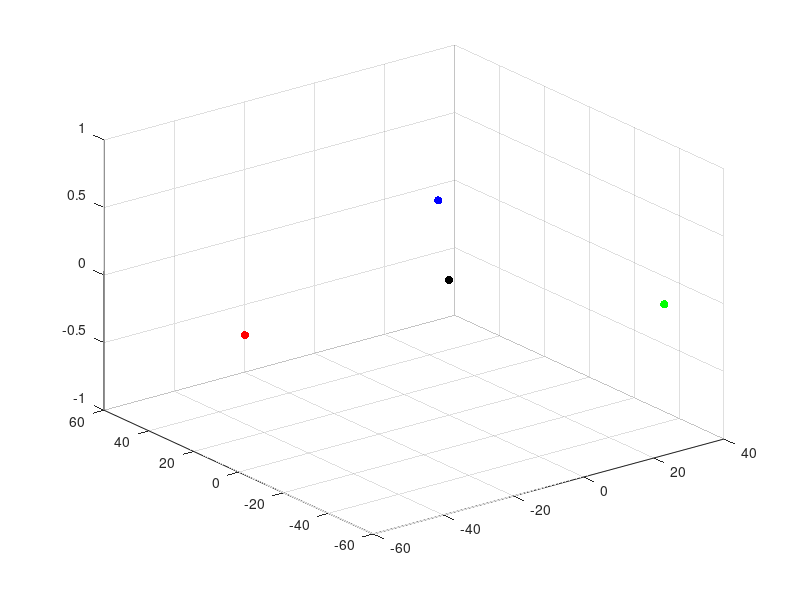

Reproduce this figure in MATLAB. (Note: this script raises an error after producing the figure.)
clear;
close all;
clc;

% CONSTANTS
R_b = 58.19;
R_p = 84.00;
L1 = 80;
L2 = 80;

% COORDINATE OF POINTS ON BASE
base_c = [0, 0, 0];

M1 = [R_b * cos(pi); R_b * sin(pi); 0];
M2 = [R_b * cos(5*pi/3); R_b * sin(5*pi/3); 0];
M3 = [R_b * cos(pi/3); R_b * sin(pi/3); 0];


% HEIGHT AND NORMAL VECTOR
h = 100;
% n = [0.25, 0.25, 1];
n = [0, 0, 1];
n = n/norm(n);

% BALL JOINT COORDINATES
B1 = [
    -n(3)*R_p/sqrt(n(1)^2 + n(3)^2); 
    0;
    h + n(1)*R_p/sqrt(n(1)^2 + n(3)^2)
    ];

B2 = [
    n(3)*R_p/sqrt(4*n(3)^2 + (n(2)*sqrt(3) - n(1))^2);
    - sqrt(3) * n(3) * R_p / sqrt(4*n(3)^2 + (n(2)*sqrt(3) - n(1))^2);
    h + R_p * (n(2) * sqrt(3) - n(1)) / sqrt(4*n(3)^2 + (n(2)*sqrt(3) - n(1))^2);
    ];

B3 = [
    n(3)*R_p/sqrt(4*n(3)^2 + (n(2)*sqrt(3) + n(1))^2);
    sqrt(3) * n(3) * R_p / sqrt(4*n(3)^2 + (n(2)*sqrt(3) + n(1))^2);
    h - R_p * (n(2) * sqrt(3) + n(1)) / sqrt(4*n(3)^2 + (n(2)*sqrt(3) + n(1))^2);
    ];

% REACHABILITY
assert(norm(B1-M1)<L1+L2 & norm(B1-M1)>abs(L1-L2));
assert(norm(B2-M2)<L1+L2 & norm(B2-M2)>abs(L1-L2));
assert(norm(B3-M3)<L1+L2 & norm(B3-M3)>abs(L1-L2));


% PLOT
figure;
xlim([-2, 2]);
ylim([-2, 2]);
zlim([-1, 4]);
axis equal;

% Elements on base
scatter3(base_c(1), base_c(2), base_c(3), 'k', 'filled'); hold on;
scatter3(M1(1), M1(2), M1(3), 'r', 'filled'); hold on;
scatter3(M2(1), M2(2), M2(3), 'g', 'filled'); hold on;
scatter3(M3(1), M3(2), M3(3), 'b', 'filled'); hold on;
plotCircle3D(base_c, [0, 0, 1], R_b, 'k-'); hold on;

% Planes

% B1 plane
% [x z] = meshgrid(-2:2:0, -1:5:4);
% y = z * 0;
% s = surf(x,y,z); hold on;
% s.FaceColor = 'r';
% s.FaceAlpha = 0.25;

% B2 plane
% [x z] = meshgrid(0:2:2, -1:5:4);
% y = -sqrt(3) * x;
% s = surf(x,y,z); hold on;
% s.FaceColor = 'g';
% s.FaceAlpha = 0.25;

% B3 plane
% [x z] = meshgrid(0:2:2, -1:5:4);
% y = sqrt(3) * x;
% s = surf(x,y,z); hold on;
% s.FaceColor = 'b';
% s.FaceAlpha = 0.25;

% Plane plane
% [x y] = meshgrid(-2:4:2, -2:4:2);
% z = 1/(n(3)) * (h * n(3) - n(1) * x - n(2) * y);
% s = surf(x,y,z); hold on;
% s.FaceColor = 'y';
% s.FaceAlpha = 0.25;


% Ball joints
scatter3(0, 0, h, 'y', 'filled'); hold on;
plotCircle3D([0, 0, h], n, R_p, 'k-'); hold on;
quiver3(0, 0, h, 10*n(1), 10*n(2), 10*n(3), 'k');
scatter3(B1(1), B1(2), B1(3), 'r', 'filled'); hold on;
scatter3(B2(1), B2(2), B2(3), 'g', 'filled'); hold on;
scatter3(B3(1), B3(2), B3(3), 'b', 'filled'); hold on;

% Pin joints

% 1
A = (L1^2 - L2^2 + (M1(1)^2 - B1(1)^2 + M1(2)^2 - B1(2)^2 + M1(3)^2 - B1(3)^2))/(2*(M1(3) - B1(3)));
B = (B1(1) - M1(1))/(M1(3) - B1(3));
C = (B1(2) - M1(2))/(M1(3) - B1(3));
E = 0;
P1x = ((2*B1(1)+2*E*B1(2)-2*(B+C*E)*(A-B1(3))) - sqrt((-2*B1(1)-2*E*B1(2)+2*(B+C*E)*(A-B1(3)))^2 - 4*(1+E^2+(B+C*E)^2)*(B1(1)^2+B1(2)^2+(A-B1(3))^2-L1^2)))/(2 * (1 + E^2 + (B+C*E)^2));
P1 = [P1x; E * P1x; A + (B+C*E) * P1x];

% 2
A = (L1^2 - L2^2 + (M2(1)^2 - B2(1)^2 + M2(2)^2 - B2(2)^2 + M2(3)^2 - B2(3)^2))/(2*(M2(3) - B2(3)));
B = (B2(1) - M2(1))/(M2(3) - B2(3));
C = (B2(2) - M2(2))/(M2(3) - B2(3));
E = -sqrt(3);

P2x = ((2*B2(1)+2*E*B2(2)-2*(B+C*E)*(A-B2(3))) + sqrt((-2*B2(1)-2*E*B2(2)+2*(B+C*E)*(A-B2(3)))^2 - 4*(1+E^2+(B+C*E)^2)*(B2(1)^2+B2(2)^2+(A-B2(3))^2-L1^2)))/(2 * (1 + E^2 + (B+C*E)^2));
P2 = [P2x; E * P2x; A + (B+C*E) * P2x];

% 3
A = (L1^2 - L2^2 + (M3(1)^2 - B3(1)^2 + M3(2)^2 - B3(2)^2 + M3(3)^2 - B3(3)^2))/(2*(M3(3) - B3(3)));
B = (B3(1) - M3(1))/(M3(3) - B3(3));
C = (B3(2) - M3(2))/(M3(3) - B3(3));
E = sqrt(3);

P3x = ((2*B3(1)+2*E*B3(2)-2*(B+C*E)*(A-B3(3))) + sqrt((-2*B3(1)-2*E*B3(2)+2*(B+C*E)*(A-B3(3)))^2 - 4*(1+E^2+(B+C*E)^2)*(B3(1)^2+B3(2)^2+(A-B3(3))^2-L1^2)))/(2 * (1 + E^2 + (B+C*E)^2));
P3 = [P3x; E * P3x; A + (B+C*E) * P3x];

scatter3(P1(1), P1(2), P1(3), 'r', 'filled'); hold on;
scatter3(P2(1), P2(2), P2(3), 'g', 'filled'); hold on;
scatter3(P3(1), P3(2), P3(3), 'b', 'filled'); hold on;
plot3([P1(1), B1(1)], [P1(2), B1(2)], [P1(3), B1(3)], 'r');
plot3([P1(1), M1(1)], [P1(2), M1(2)], [P1(3), M1(3)], 'r');
plot3([P2(1), B2(1)], [P2(2), B2(2)], [P2(3), B2(3)], 'g');
plot3([P2(1), M2(1)], [P2(2), M2(2)], [P2(3), M2(3)], 'g');
plot3([P3(1), B3(1)], [P3(2), B3(2)], [P3(3), B3(3)], 'b');
plot3([P3(1), M3(1)], [P3(2), M3(2)], [P3(3), M3(3)], 'b');

axis equal;

% ANGLES
q1 = atan(sqrt((P1(2)-M1(2))^2 + (P1(1)-M1(1))^2)/abs(P1(3)-M1(3)))
q2 = atan(sqrt((P2(2)-M2(2))^2 + (P2(1)-M2(1))^2)/abs(P2(3)-M2(3)))
q3 = atan(sqrt((P3(2)-M3(2))^2 + (P3(1)-M3(1))^2)/abs(P3(3)-M3(3)))
